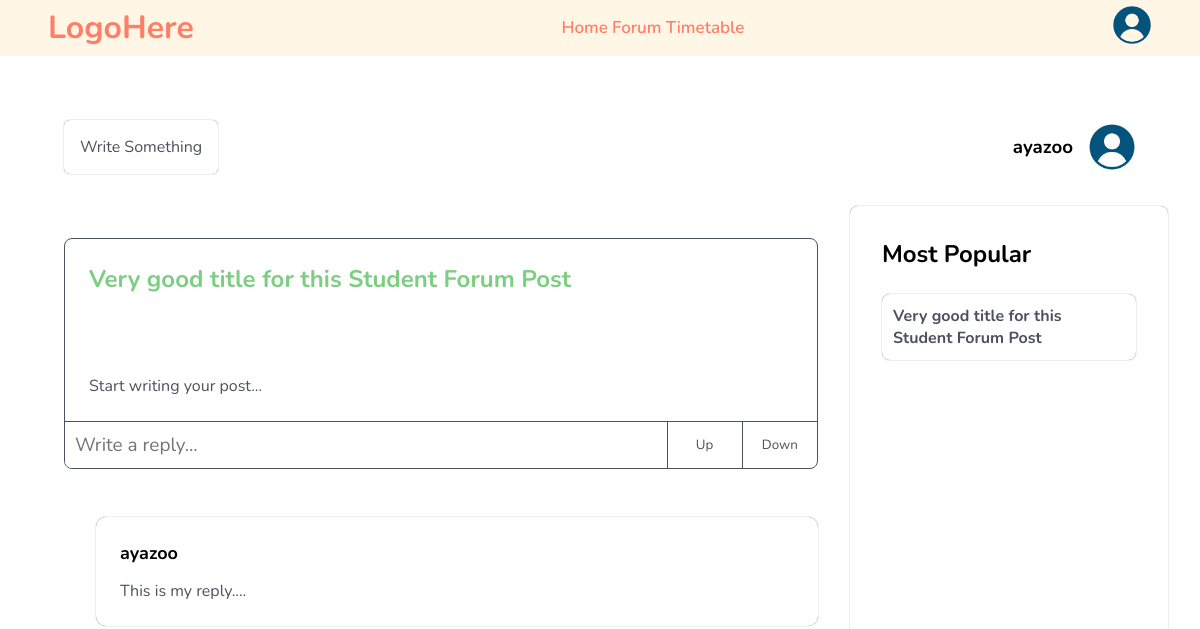
The app's page /forum/post/?post_id=3 (signed in), older data.
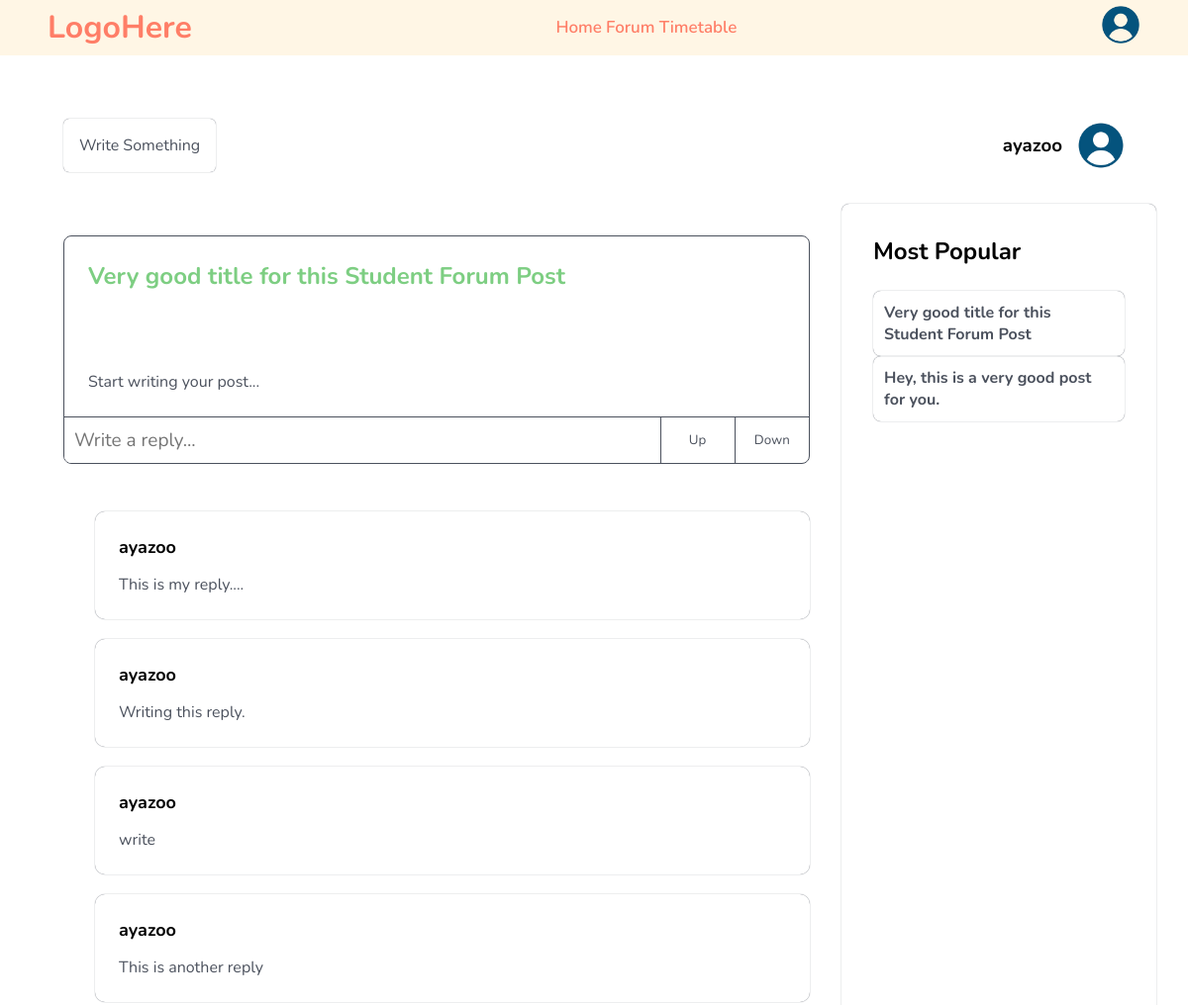
The same page, newer data.
### auth_app/models.py (models this page shows, shortened)
class CustomUser(AbstractBaseUser, PermissionsMixin):
    email = models.EmailField(unique=True, verbose_name='Email Address')
    username = models.CharField(max_length=150, blank=True, null=True)
    date_of_birth = models.DateField(null=True, blank=True)
    is_active = models.BooleanField(default=True)
    is_staff = models.BooleanField(default=False)
    objects = CustomUserManager()
    USERNAME_FIELD = 'email'
    REQUIRED_FIELDS = []
    groups = models.ManyToManyField(
        'auth.Group',
        related_name='custom_user_groups',
        blank=True
    )
    user_permissions = models.ManyToManyField(
        'auth.Permission',
        related_name='custom_user_permissions',
        blank=True
    )

### forum/models.py (models this page shows, shortened)
class ForumPost(models.Model):
    title = models.CharField(max_length=500, verbose_name='Post Title', null=False, default='')
    user = models.ForeignKey(
        to=CustomUser,
        on_delete=models.CASCADE,
        verbose_name='Related User',
        related_name='forum_posts'
    )
    content = models.TextField(verbose_name='Post Content')
    upvote_users = models.ManyToManyField(
        to=CustomUser,
        verbose_name="Users Who Upvoted",
        related_name="upvoted_posts"
    )
    downvote_users = models.ManyToManyField(
        to=CustomUser,
        verbose_name="Users Who Downvoted",
        related_name="downvoted_posts"
    )
    approved = models.BooleanField(default=False, verbose_name="Approval Status")
    date_time = models.DateTimeField(default=now)

class ForumPostReply(models.Model):
    user = models.ForeignKey(to=CustomUser, on_delete=models.CASCADE, verbose_name='Related User Model')
    content = models.TextField()
    post = models.ForeignKey(to=ForumPost, on_delete=models.CASCADE, verbose_name='Related Post')

### forum/views.py (the view)
# urls.py: path('post/', views.read_forum_post, name='read_post'),
@login_required(login_url='login')
def read_forum_post(request):
    context = {}
    post_id = request.GET.get('post_id')
    print(post_id)
    top_posts = ForumPost.objects.annotate(
        upvote_count=Count('upvote_users')
    ).order_by('-upvote_count')
    context['top_posts'] = top_posts
    if post_id is not None:
        post_id = int(post_id)
        post = ForumPost.objects.get(id=post_id)
        related_replies = ForumPostReply.objects.filter(post=post)
        context['post'] = post
        context['related_replies'] = related_replies
    return render(request, 'forumPages/readPost.html', context)

### templates/forumPages/readPost.html (shortened to what this page needs)
{% extends 'forumPages/base.html' %}
{% block forum_content %}
{% load static %}
<div class="read-post-page-wrapper">
    <div class="top-bar">
        <a href="{% url 'write_post' %}" class="write-btn">
            Write Something
        </a>
        <div class="user-info">
            <h3>{{request.user.username}}</h3>
            <img src="{% static 'images/dummyProfile.png' %}" alt="">
        </div>
    </div>
    <div class="post-wrapper">
        <div class="left-side">
            <div class="post">
                <h2 class="title">{{post.title}}</h2>
                <div class="post-content">
                    {{post.content|safe}}
                </div>
                <div class="post-controls">
                    <input placeholder="Write a reply..." type="text">
                    <div class="btns">
                        <button class="upvote-btn">
                            Up
                        </button>
                        <button class="downvote-btn">Down</button>
                    </div>
                </div>
            </div>
            <div class="post-replies">
                {% for reply in related_replies %}
                <div class="post-reply">
                    <div class="username">
                        {{reply.user.username}}
                    </div>
                    <div class="reply-content">
                        {{reply.content}}
                    </div>
                </div>
                {% endfor %}
            </div>
        </div>
        <div class="right-side">
            <h2>Most Popular</h2>
            <div class="posts">
                {% for post in top_posts %}
                <a href="{% url 'read_post' %}?post_id={{post.id}}" class="post">
                    <h4>
                        {{post.title}}
                    </h4>
                </a>
                {% endfor %}
            </div>
        </div>
    </div>
</div>
{% endblock %}

### templates/forumPages/base.html (shortened to what this page needs)
{% load static %}
<!DOCTYPE html>
<html lang="en">
<head>
    <link rel="stylesheet" href="{% static 'forumStyling.css' %}">
<link href="https://cdn.jsdelivr.net/npm/quill@2.0.3/dist/quill.snow.css" rel="stylesheet" />
</head>
<body>
    <div class="forum-pages-wrapper">
        {% include 'forumPages/navbar.html' %}
        {% block forum_content %}
        {% endblock %}
    </div>
</body>
</html>

### templates/forumPages/navbar.html (shortened to what this page needs)
{% load static %}
<div class="navbar-3">
    <h1 class="logo">
        LogoHere
    </h1>
    <div class="links">
        <a href="#" class="nav-link">Home</a>
        <a href="{% url 'forum_homepage' %}" class="nav-link">Forum</a>
        <a href="#" class="nav-link">Timetable</a>
    </div>
    <div class="right-side">
        <a href="{% url 'my_profile_page' %}" class="profile-info">
            <img src="{% static 'images/dummyProfile.png' %}" alt="" class="profile-img">
        </a>
    </div>
</div>

### static/forumStyling.css (style rules this page uses)
:root { --primary-color: #FF7E67; --secondary-color: #FFD24C; --accent: #7DCE82; --background: #FFF6E5; --text-color: #4B515D; }
* { margin: 0; padding: 0; box-sizing: border-box; text-decoration: none; font-family: 'Nunito'; }
.forum-pages-wrapper { width: 100%; display: flex; flex-direction: column; }
.navbar-3 { width: 100%; display: flex; background-color: var(--background); padding: .3rem 3rem; justify-content: space-between; align-items: center; }
.navbar-3 .logo { color: var(--primary-color); }
.navbar-3 .links a { color: var(--primary-color); font-size: 17px; font-weight: 600; }
.navbar-3 .right-side .profile-info img { width: 2.5rem; height: 2.5rem; border-radius: 50%; }
.read-post-page-wrapper { display: flex; flex-direction: column; width: 100%; padding: 2rem; }
.read-post-page-wrapper .post-wrapper { display: flex; width: 100%; flex-direction: row; }
.read-post-page-wrapper .left-side { width: 72%; padding: 2rem; }
.read-post-page-wrapper .top-bar { width: 100%; padding: 2rem; display: flex; justify-content: space-between; }
.read-post-page-wrapper .top-bar a.write-btn { color: var(--text-color); box-shadow: 0px 0px 1px var(--text-color); padding: 1rem; border-radius: 6px; }
.read-post-page-wrapper .top-bar .user-info { display: flex; text-decoration: none; flex-direction: row; gap: 15px; align-items: center; }
.read-post-page-wrapper .top-bar .user-info img { width: 3rem; height: 3rem; border-radius: 50%; object-fit: cover; }
.read-post-page-wrapper .left-side .post { width: 100%; border: 1px solid var(--text-color); color: var(--text-color); border-radius: 8px; overflow: hidden; }
.read-post-page-wrapper .left-side .post .post-content { padding: 1.5rem; }
.read-post-page-wrapper .left-side .post .post-controls { width: 100%; display: flex; flex-direction: row; border-top: 1px solid var(--text-color); }
.read-post-page-wrapper .left-side .post .post-controls input { font-size: 19px; padding: 10px; width: 80%; border: none; outline: none; }
.read-post-page-wrapper .left-side .post .post-controls .btns { display: flex; flex: 1; }
.read-post-page-wrapper .left-side .post .post-controls .btns button { color: var(--text-color); background-color: transparent; width: 50%; border: none; outline: none; cursor: pointer; }
.read-post-page-wrapper .left-side .post .post-controls .btns button:nth-child(1) { border-left: 1px solid var(--text-color); }
.read-post-page-wrapper .left-side .post .post-controls .btns button:nth-child(2) { border-left: 1px solid var(--text-color); }
.read-post-page-wrapper .left-side .post .title { color: var(--accent); margin-bottom: 2rem; padding: 1.5rem; }
.read-post-page-wrapper .right-side { padding: 2rem; box-shadow: 0px 0px 1px var(--text-color); border-radius: 8px; flex: 1; }
.read-post-page-wrapper .right-side .posts { display: flex; flex-direction: column; width: 100%; margin-top: 1.5rem; }
.read-post-page-wrapper .right-side .posts .post { width: 100%; box-shadow: 0px 0px 1px var(--text-color); color: var(--text-color); padding: .7rem; border-radius: 8px; }
.read-post-page-wrapper .post-replies { display: flex; width: 100%; display: flex; flex-direction: column; gap: 20px; margin-top: 3rem ; margin-left: 2rem; }
.read-post-page-wrapper .post-replies .post-reply { padding: 1.5rem; border-radius: 10px; margin-right: 2rem; display: flex; flex-direction: column; gap: 15px; box-shadow: 0px 0px 1px var(--text-color); color: var(--text-color); }
.read-post-page-wrapper .post-replies .post-reply .username { color: black; font-weight: 700; font-size: 18px; }

Row changes from the older to the newer data that the page shows:
added ForumPostReply: user.username "ayazoo", content "Writing this reply."
added ForumPostReply: user.username "ayazoo", content "write"
added ForumPostReply: user.username "ayazoo", content "This is another reply"
added ForumPost: title "Hey, this is a very good post for you."
